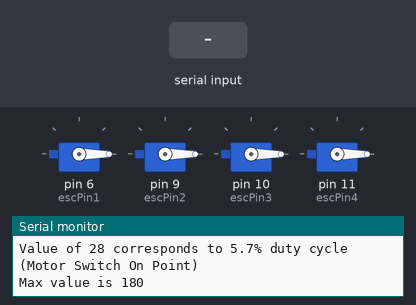
Bench run of a sketch on a simulated Arduino Uno, built with avr-gcc and run on an emulated ATmega328P. On the bench: 4 × servo, the last lines printed to the serial monitor. The inputs (shaded band) are chosen by the test bench.

Above: at 1.2 s.
1.3 s: "90,45\n" received over Serial
At 2.27 s:
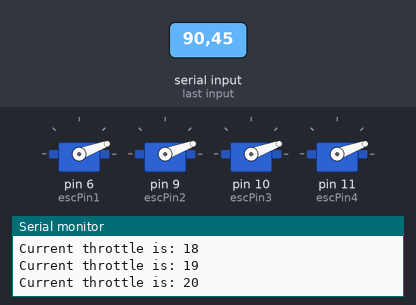
At 3.28 s:
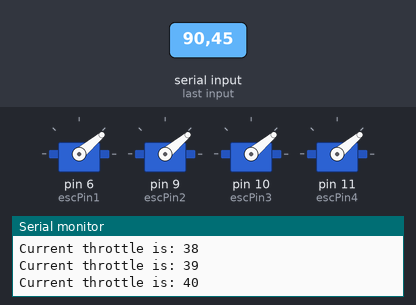
7.3 s: "30,150\n" received over Serial
At 10.36 s:
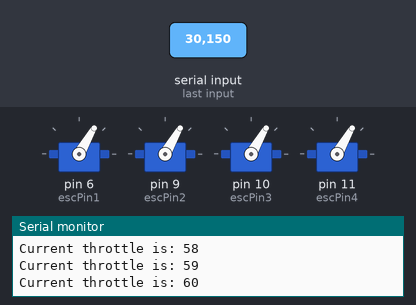
13.3 s: "200\n" received over Serial
16.3 s: "5\n" received over Serial
Timing chart, 0 to 20.3 s (numbered marks = the images above; inputs shaded):
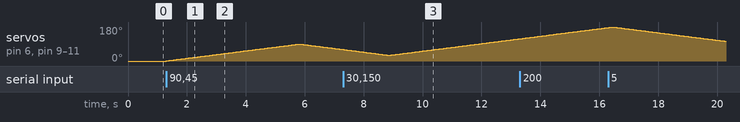

The sketch:

thrustSelect.ino
```cpp
/*
/   Author: Dominic Heaton - dhh1g15@soton.ac.uk
/   Explanation: This code is designed to allow a host PC to set the
/     throttle for all four motors at one time by outputting a certain
/     PWM signal pulse width between 1ms and 2ms. This code is designed
/     to allow the operator to establish the duty cycle at which their
/     quadcopter will leave the ground - the threshold throttle
/   How to use: Enter a value between 0 and 180 to set the level of the
/     PWM signal, where 0 is minimum (1ms) and 180 is the maximum (2ms)
*/
#include <Servo.h>

//4 ESC objects to be controlled
Servo esc1;
Servo esc2;
Servo esc3;
Servo esc4;

//PWM pins connectef to the ESCs
int escPin1 = 6;
int escPin2 = 9;
int escPin3 = 10;
int escPin4 = 11;

//Min and max pulse rates
int minPulseRate        = 1000; //1000us = 1ms
int maxPulseRate        = 2000; //2000us = 2ms
int throttleChangeDelay = 50;

void setup()
{
  Serial.begin(115200);
  Serial.setTimeout(500);

  initEscs();
}

void loop()
{
  // Wait for some input
  if (Serial.available() > 0)
  {

    // Read the new throttle value
    int throttle = normalizeThrottle(Serial.parseInt());

    // Print it out
    Serial.print("Setting throttle to: ");
    Serial.println(throttle);

    // Change throttle to the new value
    changeThrottle(throttle);
  }

}

//Change throttle value
void changeThrottle(int throttle)
{
  int currentThrottle = readThrottle();

  int step = 1;
  if(throttle < currentThrottle)
  {
    step = -1;
  }

  //Incremental changes to ramp throttle
  while(currentThrottle != throttle)
  {
    writeTo4Escs(currentThrottle + step);

    currentThrottle = readThrottle();
    delay(throttleChangeDelay);
  }
}

//Checking throttle levels
int readThrottle()
{
  int throttle = esc1.read();

  Serial.print("Current throttle is: ");
  Serial.print(throttle);
  Serial.println();

  return throttle;
}

//Change velocity of the 4 escs at the same time
void writeTo4Escs(int throttle)
{
  //int normalisedThrottle = map(throttle, 0, 100, 0, 180);
  esc1.write(throttle);
  esc2.write(throttle);
  esc3.write(throttle);
  esc4.write(throttle);
}

//Initialisation of the ESCs
void initEscs()
{
  esc1.attach(escPin1, minPulseRate, maxPulseRate);
  esc2.attach(escPin2, minPulseRate, maxPulseRate);
  esc3.attach(escPin3, minPulseRate, maxPulseRate);
  esc4.attach(escPin4, minPulseRate, maxPulseRate);


  writeTo4Escs(0);
  Serial.println("ESCs Initialised. Throttle Set to 0.");
  Serial.println("Value of 28 corresponds to 5.7% duty cycle (Motor Switch On Point)");
  Serial.println("Max value is 180");
}

//Start the motors
void startUpMotors()
{
  writeTo4Escs(50);
}

// Ensure the throttle value is between 0 - 180
int normalizeThrottle(int value)
{
  if(value < 0) {
    return 0;

  } else if(value > 180) {
    return 180;
  }

  return value;
}
```

Measured:
- after the input at 1.3 s, servo on pin 6 (escPin1), servo on pin 9 (escPin2), servo on pin 10 (escPin3), servo on pin 11 (escPin4): rises from 0° to 90° in 4.5 s, then falls to 61° in 1.5 s
